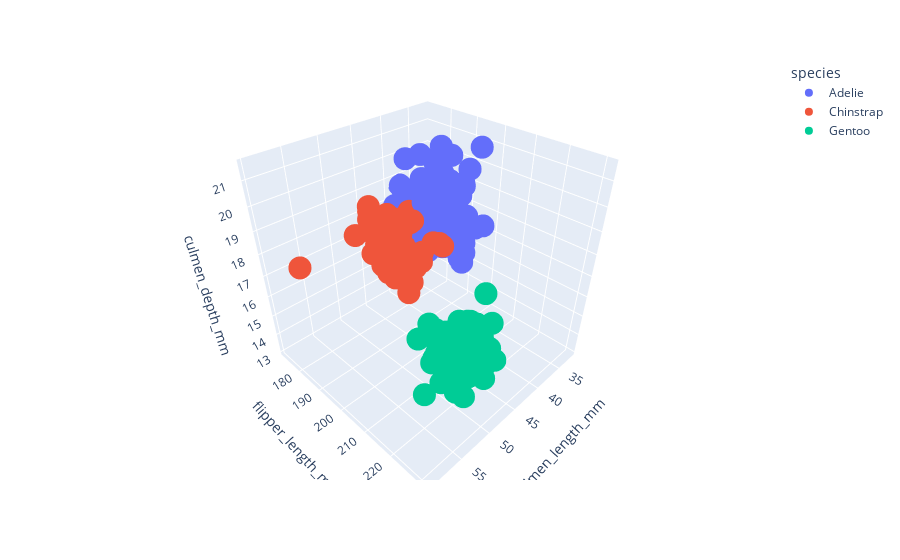

The cell this chart's notebook holds for it:
### Code cell
fig = px.scatter_3d(df, 
                    x='culmen_length_mm',
                    y='flipper_length_mm',
                    z='culmen_depth_mm',
                    color='species')
fig.show();
